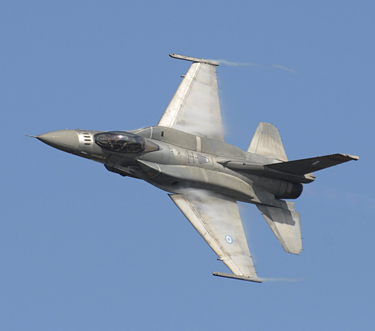
//> input picture trabajo1/imagenes/plane.bmp, 375 x 331 px
$ ./trabajo1 ../imagenes/plane.bmp   (built with g++ and OpenCV 4)
//> lines starting //> are read from the running program, lines starting //| are printed output that depends on the picture
/**
 * trabajo1.cpp
 * Falla en línea 293, función hconcat
 */

#include <cmath>
#include <iostream>
#include <opencv2/opencv.hpp>
#include <cstdlib>

using namespace cv;
using namespace std;

void pintaI(Mat im)
{
	namedWindow("Imagen",1);
	imshow("Imagen",im);
	waitKey(0);
	destroyWindow("Imagen");
}

void pintaMI(vector<Mat> im)
{
	if(im.size() == 1)
	{
		pintaI(im[0]);
	}
	else
	{
		Mat collage, aux;
		if(im.size()==2)
		{
			collage = im[0];
			if(collage.type() != 16)
			{
				cvtColor(collage, collage, CV_GRAY2BGR, 3);
			}

			if(im[1].type() == 0)
			{
				cvtColor(im[1], aux, CV_GRAY2BGR, 3);
				hconcat(collage, aux, collage);
			}

			if(im[1].type() == 22)
			{
				im[1].convertTo(aux, CV_8U);
				hconcat(collage, aux, collage);
			}
			else
			{
				hconcat(collage, im[1], collage);
			}
			pintaI(collage);
		}
		else
		{
			int raizE = sqrt(im.size()), nfilasColl, ncolumnasColl;
			float raizF = sqrt(im.size());
			if((raizF-raizE) > 0.0)
			{
				nfilasColl = (im.size()/(raizE+1)) + 1;
				ncolumnasColl = (raizE + 1);
			}
			else
			{
				ncolumnasColl = nfilasColl = raizE;
			}
			vector<Mat> filasCollage  (nfilasColl);

			for (unsigned int i = 0; i < filasCollage.size(); i++)
			{
				filasCollage[i] = im[((nfilasColl*i))];
				if(filasCollage[i].type() == 0)
				{
					cvtColor(filasCollage[i], filasCollage[i], CV_GRAY2BGR, 3);
				}
				if(filasCollage[i].type() == 22)
				{
					filasCollage[i].convertTo(filasCollage[i], CV_8U);
				}
			}
			unsigned int index = 1, ncolumna = 0;
			while (index < im.size())
			{
				if((index%ncolumnasColl) != 0)
				{
					if (im[index].type() == 0)
					{
						cvtColor(im[index], aux, CV_GRAY2BGR, 3);
						hconcat(filasCollage[ncolumna], aux, filasCollage[ncolumna]);
					}
					if(im[index].type() == 22)
					{
						im[index].convertTo(aux, CV_8U);
						hconcat(filasCollage[ncolumna], aux, filasCollage[ncolumna]);
					}
					else
					{
						hconcat(filasCollage[ncolumna], im[index], filasCollage[ncolumna]);
					}
					index++;
				}
				else
				{
					ncolumna++;
					index++;
				}
			}
			if(filasCollage[0].cols > filasCollage[(filasCollage.size() -1)].cols)
			{
				Mat negra (im[0].rows, im[0].cols, 16, Scalar(255,255,255));
				while(filasCollage[0].cols > filasCollage[(filasCollage.size() -1)].cols)
				{
					hconcat(filasCollage[(filasCollage.size() -1)], negra, filasCollage[(filasCollage.size() -1)]);
				}
			}
			collage = filasCollage[0];
			for (unsigned int i = 1; i < filasCollage.size(); i++)
			{
				vconcat(collage, filasCollage[i], collage);
			}
			pintaI(collage);
		}
	}
}

double gauss(int x, double sigma)
{
	double a = pow(x,2), b = pow(sigma,2), c;
	c = -0.5*(a/b);
	return exp(c);
}

Mat get_GaussMask(int size, double sigma)
{
	vector <double> gaussVec (size);
	double suma;
	suma = gaussVec[(size/2)] = gauss(0, sigma);

	for (int i = 1; i <= ((size/2)); i++)
	{
		gaussVec[((size/2)-i)] = gaussVec[((size/2)+i)] = gauss(i ,sigma);
		suma+= 2*gauss(i ,sigma);
	}

	for (unsigned int i = 0; i < gaussVec.size(); i++)
	{
		gaussVec[i]/=suma;
	}

	Mat kernel(gaussVec, true);
	//kernel = kernel*kernel.t();
	return kernel;
}

Mat makeBorders(Mat & src, Mat & mask, int modo)
{
	Mat aux (1,1,src.type());

	if(modo == 0)
	{
		Mat borders(src.rows,(mask.rows/2), src.type(), 0.0);
		hconcat(borders, src, aux);
		hconcat(aux, borders, aux);
		borders = borders.zeros((mask.rows/2), aux.cols, src.type());
		vconcat(borders, aux, aux);
		vconcat(aux, borders, aux);
	}
	else
	{
		Mat borders(src.rows,(mask.rows/2), src.type(),2.0);

		for (int i = 0; i < borders.rows; i++)
		{
			for (int j = 0; j < borders.cols; j++)
			{
				borders.at <Vec3b> (i,j) = src.at <Vec3b> (i, ((borders.cols-1)-j));
			}
		}
		hconcat(borders, src, aux);

		for (int i = 0; i < borders.rows; i++)
		{
			for (int j = 0; j < borders.cols; j++)
			{
				borders.at <Vec3b> (i,j) = src.at <Vec3b> (i, ((src.cols-1)-j));
			}
		}
		hconcat(aux, borders, aux);
		borders = borders.zeros((mask.rows/2), aux.cols, src.type());

		for (int i = 0; i < borders.rows; i++)
		{
			for (int j = 0; j < borders.cols; j++)
			{
				borders.at <Vec3b> ((i),j) = aux.at <Vec3b> (((borders.rows-1)-i), j);
			}
		}
		vconcat(borders, aux, aux);

		for (int i = 0; i < borders.rows; i++)
		{
			for (int j = 0; j < borders.cols; j++)
			{
				borders.at <Vec3b> (i,j) = aux.at <Vec3b> (((aux.rows-1)-i), j);
			}
		}
		vconcat(aux, borders, aux);
	}
	return aux;
}

Mat aplicarMask(Mat & src, Mat & mask, int modo)
{
	if(src.type() == 0)
	{
		cvtColor(src, src, CV_GRAY2BGR, 3);
	}

	Mat bordes = makeBorders(src, mask, modo);
	bordes.convertTo(bordes, CV_64F);
	Mat modificada (src.rows, src.cols, CV_64FC3);
	Mat aux;
	vector<Mat> canales;
	Vec3d suma;

	for (int i = 0; i < (modificada.cols); i++)
	{
		for (int j = 0; j < (modificada.rows); j++)
		{
			aux = bordes(Rect(i+(mask.rows/2),j, 1, mask.rows));
			split(aux, canales);
			suma[0] = canales[0].dot(mask);
			suma[1] = canales[1].dot(mask);
			suma[2] = canales[2].dot(mask);
			modificada.at <Vec3d> (j,i) = suma;
		}
	}
	modificada.convertTo(modificada, CV_8U);
	bordes = makeBorders(modificada, mask, modo);
	modificada.convertTo(modificada, CV_64F);
	bordes.convertTo(bordes, CV_64F);

	for (int i = 0; i < (modificada.cols); i++)
	{
		for (int j = 0; j < (modificada.rows); j++)
		{
			aux = bordes(Rect(i,j+(mask.rows/2), mask.rows, 1));
			split(aux, canales);
			suma[0] = canales[0].dot(mask.t());
			suma[1] = canales[1].dot(mask.t());
			suma[2] = canales[2].dot(mask.t());
			modificada.at <Vec3d> (j,i) = suma;
		}
	}
	return modificada;
}

Mat my_imGaussConvol(Mat& src, double sigma, int modo)
{
	int size = (6*sigma) + 1;
	Mat kernel = get_GaussMask(size, sigma);
	Mat convol = aplicarMask(src, kernel, modo);
	return convol;
}

// [147 lines left out: functions genImagenesHibrid, gaussPir, gaussDerPrimera, get_GaussMaskDerUno, gaussDerSegunda, get_GaussMaskDerDos and 1 more, not called in this run]


int main(int argc, char* argv[])
{
	if(argc < 2)
	{
		Mat im, contornos;
		im = imread("imagenes/plane.bmp");
		contornos = extraerCont(im, 150.0, 70.0);
		pintaI(contornos);
		return 0;
	}
	else
	{
		vector<Mat> imagenesBN, imagenesCL;
		if (argc == 2)
		{
			imagenesBN.push_back(imread(argv[1],0));
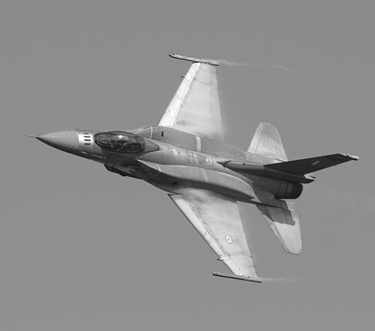
//> imagenesBN[0]: 331 rows x 375 cols, CV_8UC1; min 14, max 255, mean 141.5
			imagenesBN.push_back(my_imGaussConvol(imagenesBN[0], 1.0, 0));
//> after the loop in aplicarMask, `for (int i = 0; i < (modificada.cols); i++)`: aux = [[146, 146, 146], [146, 146, 146], [146, 146, 146], [147, 147, 147], [0, 0, 0], [0, 0, 0], [0, 0, 0]]
//> after the loop in aplicarMask, `for (int i = 0; i < (modificada.cols); i++)`:
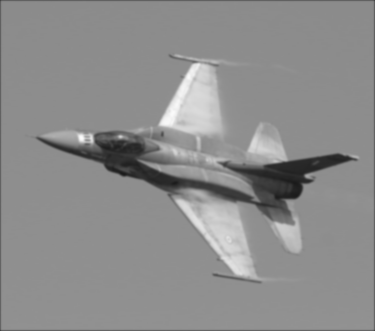
//> modificada: 331 rows x 375 cols, CV_64FC3; min 26.85, max 252.5, mean 140.9
//> after the loop in aplicarMask, `for (int i = 0; i < (modificada.cols); i++)`: aux = [[102, 102, 102], [102, 102, 102], [102, 102, 102], [103, 103, 103], [0, 0, 0], [0, 0, 0], [0, 0, 0]]
			imagenesBN.push_back(my_imGaussConvol(imagenesBN[0], 1.0, 1));
//> call 3 of makeBorders, with modo = 1
//> in makeBorders (call 3), `vconcat(borders, aux, aux);`:
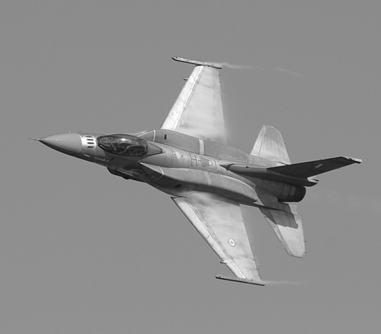
//> aux: 334 rows x 381 cols, CV_8UC3; min 14, max 255, mean 141.5
			imagenesBN.push_back(my_imGaussConvol(imagenesBN[0], 2.0, 0));
//> in makeBorders (call 5), `vconcat(aux, borders, aux);`:
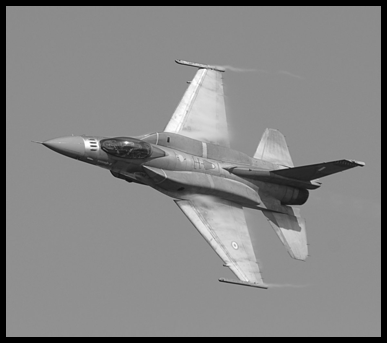
//> aux: 343 rows x 387 cols, CV_8UC3; min 0, max 255, mean 132.3
//> after the loop in aplicarMask (call 3), `for (int i = 0; i < (modificada.cols); i++)`: aux = 13 rows, first 8: [145, 145, 145], [145, 145, 145], [146, 146, 146], [146, 146, 146], [146, 146, 146], [146, 146, 146], [147, 147, 147], [0, 0, 0]
//> in makeBorders (call 6), `vconcat(borders, aux, aux);`:
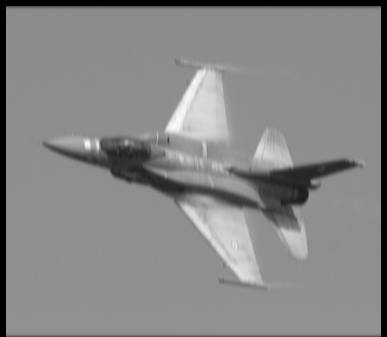
//> aux: 337 rows x 387 cols, CV_8UC3; min 0, max 251, mean 134
//> in makeBorders (call 6), `vconcat(aux, borders, aux);`:
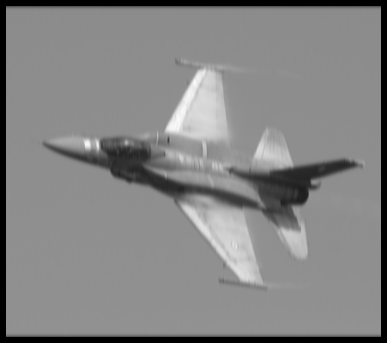
//> aux: 343 rows x 387 cols, CV_8UC3; min 0, max 251, mean 131.7
//> after the loop in aplicarMask (call 3), `for (int i = 0; i < (modificada.cols); i++)`: aux = 13 rows, first 8: [88, 88, 88], [88, 88, 88], [88, 88, 88], [87, 87, 87], [88, 88, 88], [88, 88, 88], [88, 88, 88], [0, 0, 0]
			imagenesBN.push_back(my_imGaussConvol(imagenesBN[0], 2.0, 1));
//> in makeBorders (call 7), `vconcat(borders, aux, aux);`:
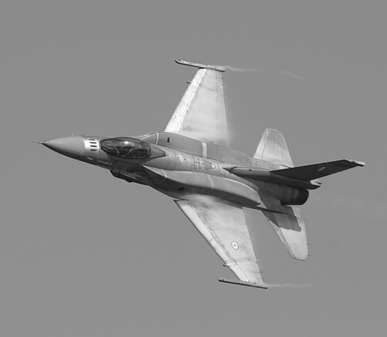
//> aux: 337 rows x 387 cols, CV_8UC3; min 14, max 255, mean 141.5
//> after the loop in aplicarMask (call 4), `for (int i = 0; i < (modificada.cols); i++)`: aux = 13 rows, first 8: [145, 145, 145], [145, 145, 145], [146, 146, 146], [146, 146, 146], [146, 146, 146], [146, 146, 146], [147, 147, 147], [147, 147, 147]
//> after the loop in aplicarMask (call 4), `for (int i = 0; i < (modificada.cols); i++)`: aux = 13 rows, first 8: [146, 146, 146], [146, 146, 146], [146, 146, 146], [146, 146, 146], [146, 146, 146], [146, 146, 146], [146, 146, 146], [146, 146, 146]
			imagenesBN.push_back(my_imGaussConvol(imagenesBN[0], 10.0, 0));
//> after the loop in aplicarMask (call 5), `for (int i = 0; i < (modificada.cols); i++)`: aux = 61 rows, first 8: [144, 144, 144], [144, 144, 144], [144, 144, 144], [145, 145, 145], [144, 144, 144], [145, 145, 145], [144, 144, 144], [144, 144, 144]
//> after the loop in aplicarMask (call 5), `for (int i = 0; i < (modificada.cols); i++)`: aux = 61 rows, first 8: [76, 76, 76], [76, 76, 76], [76, 76, 76], [76, 76, 76], [76, 76, 76], [76, 76, 76], [76, 76, 76], [76, 76, 76]
			imagenesBN.push_back(my_imGaussConvol(imagenesBN[0], 10.0, 1));
//> after the loop in aplicarMask (call 6), `for (int i = 0; i < (modificada.cols); i++)`: aux = 61 rows, first 8: [144, 144, 144], [144, 144, 144], [144, 144, 144], [145, 145, 145], [144, 144, 144], [145, 145, 145], [144, 144, 144], [144, 144, 144]
//> after the loop in aplicarMask (call 6), `for (int i = 0; i < (modificada.cols); i++)`: aux = 61 rows, first 8: [145, 145, 145], [146, 146, 146], [146, 146, 146], [146, 146, 146], [146, 146, 146], [146, 146, 146], [145, 145, 145], [146, 146, 146]
			pintaMI(imagenesBN);
//> in pintaMI, `int raizE = sqrt(im.size()), nfilasColl, ncolumnasColl;`: raizE = 2
//> in pintaMI, `float raizF = sqrt(im.size());`: raizF = 2.65
//> in pintaMI, `nfilasColl = (im.size()/(raizE+1)) + 1;`: nfilasColl = 3
//> the loop in pintaMI, `for (unsigned int i = 0; i < filasCollage.size(); i++)` made 3 passes
//> the loop in pintaMI, `while (index < im.size())` made 6 passes
//> ncolumna on passes 3, 6: 1, 2
//> after the loop in pintaMI, `while (index < im.size())`: index = 7; ncolumna = 2
//> the loop in pintaMI, `while(filasCollage[0].cols > filasCollage[(filasCollage.size() -1)].co..` made 2 passes
//> the loop in pintaMI, `for (unsigned int i = 1; i < filasCollage.size(); i++)` made 2 passes
			imagenesCL.push_back(imread(argv[1],1));
			imagenesCL.push_back(my_imGaussConvol(imagenesCL[0], 1.0, 0));
			imagenesCL.push_back(my_imGaussConvol(imagenesCL[0], 1.0, 1));
			imagenesCL.push_back(my_imGaussConvol(imagenesCL[0], 2.0, 0));
			imagenesCL.push_back(my_imGaussConvol(imagenesCL[0], 2.0, 1));
			imagenesCL.push_back(my_imGaussConvol(imagenesCL[0], 10.0, 0));
			imagenesCL.push_back(my_imGaussConvol(imagenesCL[0], 10.0, 1));
			pintaMI(imagenesCL);
//> the loop in pintaMI (call 2), `for (unsigned int i = 0; i < filasCollage.size(); i++)` made 3 passes
//> the loop in pintaMI (call 2), `while (index < im.size())` made 6 passes
//> the loop in pintaMI (call 2), `while(filasCollage[0].cols > filasCollage[(filasCollage.size() -1)].co..` made 2 passes
//> the loop in pintaMI (call 2), `for (unsigned int i = 1; i < filasCollage.size(); i++)` made 2 passes
			return 0;
//> (the program exits here)

$ run again, with trabajo1/imagenes/cat.bmp copied over trabajo1/imagenes/plane.bmp
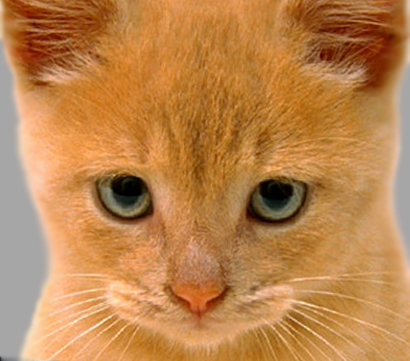
//> input picture trabajo1/imagenes/cat.bmp, 410 x 361 px
//> after the loop in aplicarMask, `for (int i = 0; i < (modificada.cols); i++)`: aux = [[165, 165, 165], [162, 162, 162], [164, 164, 164], [168, 168, 168], [0, 0, 0], [0, 0, 0], [0, 0, 0]]
//> after the loop in aplicarMask, `for (int i = 0; i < (modificada.cols); i++)`: aux = [[112, 112, 112], [111, 111, 111], [113, 113, 113], [116, 116, 116], [0, 0, 0], [0, 0, 0], [0, 0, 0]]
//> after the loop in aplicarMask (call 3), `for (int i = 0; i < (modificada.cols); i++)`:
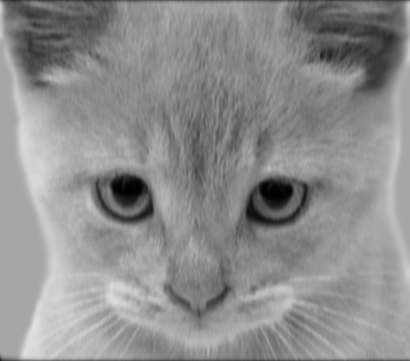
//> modificada: 361 rows x 410 cols, CV_64FC3; min 0.167, max 225, mean 142.3
//> after the loop in aplicarMask (call 3), `for (int i = 0; i < (modificada.cols); i++)`: aux = 13 rows, first 8: [175, 175, 175], [174, 174, 174], [169, 169, 169], [165, 165, 165], [162, 162, 162], [164, 164, 164], [168, 168, 168], [0, 0, 0]
//> after the loop in aplicarMask (call 3), `for (int i = 0; i < (modificada.cols); i++)`: aux = 13 rows, first 8: [96, 96, 96], [98, 98, 98], [98, 98, 98], [97, 97, 97], [96, 96, 96], [97, 97, 97], [99, 99, 99], [0, 0, 0]
//> in makeBorders (call 7), `vconcat(borders, aux, aux);`:
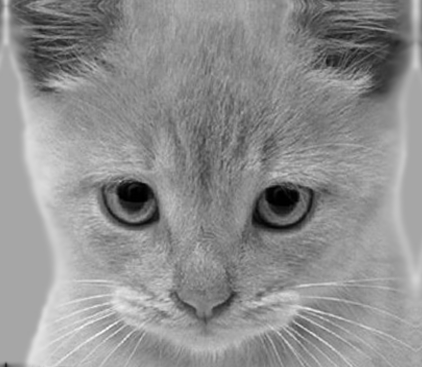
//> aux: 367 rows x 422 cols, CV_8UC3; min 0, max 252, mean 143.4
//> after the loop in aplicarMask (call 4), `for (int i = 0; i < (modificada.cols); i++)`: aux = 13 rows, first 8: [175, 175, 175], [174, 174, 174], [169, 169, 169], [165, 165, 165], [162, 162, 162], [164, 164, 164], [168, 168, 168], [168, 168, 168]
//> after the loop in aplicarMask (call 4), `for (int i = 0; i < (modificada.cols); i++)`: aux = 13 rows, first 8: [160, 160, 160], [163, 163, 163], [163, 163, 163], [161, 161, 161], [159, 159, 159], [162, 162, 162], [166, 166, 166], [166, 166, 166]
//> after the loop in aplicarMask (call 5), `for (int i = 0; i < (modificada.cols); i++)`: aux = 61 rows, first 8: [170, 170, 170], [170, 170, 170], [169, 169, 169], [168, 168, 168], [165, 165, 165], [163, 163, 163], [163, 163, 163], [162, 162, 162]
//> after the loop in aplicarMask (call 5), `for (int i = 0; i < (modificada.cols); i++)`: aux = 61 rows, first 8: [82, 82, 82], [82, 82, 82], [82, 82, 82], [83, 83, 83], [84, 84, 84], [83, 83, 83], [83, 83, 83], [83, 83, 83]
//> after the loop in aplicarMask (call 6), `for (int i = 0; i < (modificada.cols); i++)`: aux = 61 rows, first 8: [170, 170, 170], [170, 170, 170], [169, 169, 169], [168, 168, 168], [165, 165, 165], [163, 163, 163], [163, 163, 163], [162, 162, 162]
//> after the loop in aplicarMask (call 6), `for (int i = 0; i < (modificada.cols); i++)`: aux = 61 rows, first 8: [159, 159, 159], [158, 158, 158], [158, 158, 158], [160, 160, 160], [161, 161, 161], [160, 160, 160], [159, 159, 159], [160, 160, 160]
//> raizE = 2
//> raizF = 2.65
//> nfilasColl = 3
//> the loop in pintaMI, `for (unsigned int i = 0; i < filasCollage.size(); i++)` made 3 passes
//> the loop in pintaMI, `while (index < im.size())` made 6 passes
//> ncolumna on passes 3, 6: 1, 2
//> after the loop in pintaMI, `while (index < im.size())`: index = 7; ncolumna = 2
//> the loop in pintaMI, `while(filasCollage[0].cols > filasCollage[(filasCollage.size() -1)].co..` made 2 passes
//> the loop in pintaMI, `for (unsigned int i = 1; i < filasCollage.size(); i++)` made 2 passes
//> the loop in pintaMI (call 2), `for (unsigned int i = 0; i < filasCollage.size(); i++)` made 3 passes
//> the loop in pintaMI (call 2), `while (index < im.size())` made 6 passes
//> the loop in pintaMI (call 2), `while(filasCollage[0].cols > filasCollage[(filasCollage.size() -1)].co..` made 2 passes
//> the loop in pintaMI (call 2), `for (unsigned int i = 1; i < filasCollage.size(); i++)` made 2 passes
